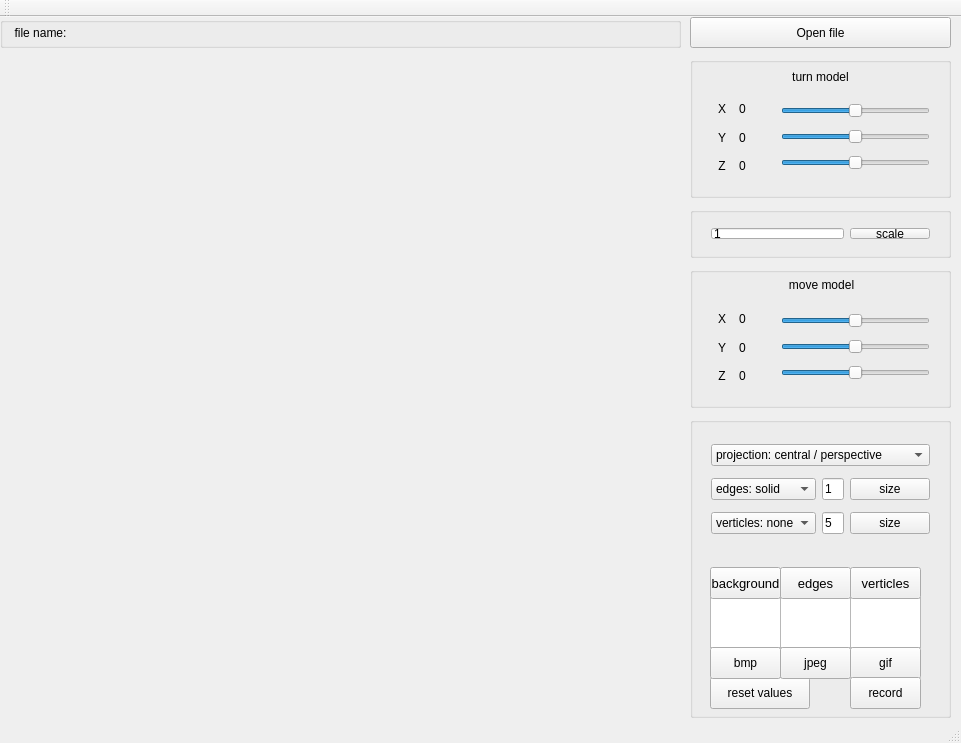
<?xml version="1.0" encoding="UTF-8"?>
<ui version="4.0">
 <class>MainWindow</class>
 <widget class="QMainWindow" name="MainWindow">
  <property name="geometry">
   <rect>
    <x>0</x>
    <y>0</y>
    <width>961</width>
    <height>743</height>
   </rect>
  </property>
  <property name="windowTitle">
   <string>MainWindow</string>
  </property>
  <widget class="QWidget" name="centralWidget">
   <widget class="glView" name="widget" native="true">
    <property name="geometry">
     <rect>
      <x>10</x>
      <y>40</y>
      <width>671</width>
      <height>681</height>
     </rect>
    </property>
   </widget>
   <widget class="QGroupBox" name="groupBox_bonuses">
    <property name="geometry">
     <rect>
      <x>690</x>
      <y>400</y>
      <width>261</width>
      <height>301</height>
     </rect>
    </property>
    <property name="title">
     <string/>
    </property>
    <widget class="QGraphicsView" name="graphics_background_color">
     <property name="geometry">
      <rect>
       <x>20</x>
       <y>180</y>
       <width>71</width>
       <height>51</height>
      </rect>
     </property>
    </widget>
    <widget class="QGraphicsView" name="graphics_color_edges">
     <property name="geometry">
      <rect>
       <x>90</x>
       <y>180</y>
       <width>71</width>
       <height>51</height>
      </rect>
     </property>
    </widget>
    <widget class="QGraphicsView" name="graphics_verticles_color">
     <property name="geometry">
      <rect>
       <x>160</x>
       <y>180</y>
       <width>71</width>
       <height>51</height>
      </rect>
     </property>
    </widget>
    <widget class="QPushButton" name="reset_values_button">
     <property name="geometry">
      <rect>
       <x>20</x>
       <y>260</y>
       <width>100</width>
       <height>32</height>
      </rect>
     </property>
     <property name="text">
      <string>reset values</string>
     </property>
    </widget>
    <widget class="QPushButton" name="background_color_button">
     <property name="geometry">
      <rect>
       <x>20</x>
       <y>150</y>
       <width>71</width>
       <height>32</height>
      </rect>
     </property>
     <property name="font">
      <font>
       <pointsize>10</pointsize>
      </font>
     </property>
     <property name="text">
      <string>background</string>
     </property>
    </widget>
    <widget class="QPushButton" name="color_edges_button">
     <property name="geometry">
      <rect>
       <x>90</x>
       <y>150</y>
       <width>71</width>
       <height>32</height>
      </rect>
     </property>
     <property name="font">
      <font>
       <pointsize>10</pointsize>
      </font>
     </property>
     <property name="text">
      <string>edges</string>
     </property>
    </widget>
    <widget class="QPushButton" name="color_verticles_button">
     <property name="geometry">
      <rect>
       <x>160</x>
       <y>150</y>
       <width>71</width>
       <height>32</height>
      </rect>
     </property>
     <property name="font">
      <font>
       <pointsize>10</pointsize>
      </font>
     </property>
     <property name="text">
      <string>verticles</string>
     </property>
    </widget>
    <widget class="QPushButton" name="bmp_button">
     <property name="geometry">
      <rect>
       <x>20</x>
       <y>230</y>
       <width>71</width>
       <height>32</height>
      </rect>
     </property>
     <property name="text">
      <string>bmp</string>
     </property>
    </widget>
    <widget class="QPushButton" name="jpeg_button">
     <property name="geometry">
      <rect>
       <x>90</x>
       <y>230</y>
       <width>71</width>
       <height>32</height>
      </rect>
     </property>
     <property name="text">
      <string>jpeg</string>
     </property>
    </widget>
    <widget class="QPushButton" name="gif_button">
     <property name="geometry">
      <rect>
       <x>160</x>
       <y>230</y>
       <width>71</width>
       <height>32</height>
      </rect>
     </property>
     <property name="text">
      <string>gif</string>
     </property>
    </widget>
    <widget class="QPushButton" name="rec_button">
     <property name="geometry">
      <rect>
       <x>160</x>
       <y>260</y>
       <width>71</width>
       <height>32</height>
      </rect>
     </property>
     <property name="text">
      <string>record</string>
     </property>
    </widget>
    <widget class="QWidget" name="verticalLayoutWidget">
     <property name="geometry">
      <rect>
       <x>10</x>
       <y>10</y>
       <width>241</width>
       <height>125</height>
      </rect>
     </property>
     <layout class="QVBoxLayout" name="verticalLayout_2">
      <item>
       <widget class="QComboBox" name="comboBox_projection">
        <item>
         <property name="text">
          <string>projection: central / perspective</string>
         </property>
        </item>
        <item>
         <property name="text">
          <string>projection: parallel / orthogonal</string>
         </property>
        </item>
       </widget>
      </item>
      <item>
       <layout class="QHBoxLayout" name="horizontalLayout_4">
        <item>
         <widget class="QComboBox" name="comboBox_typeLine">
          <item>
           <property name="text">
            <string>edges: solid</string>
           </property>
          </item>
          <item>
           <property name="text">
            <string>edges: dashed</string>
           </property>
          </item>
         </widget>
        </item>
        <item>
         <widget class="QLineEdit" name="edge_thickness_edit">
          <property name="text">
           <string>1</string>
          </property>
         </widget>
        </item>
        <item>
         <widget class="QPushButton" name="pushButton_Edge">
          <property name="text">
           <string>size</string>
          </property>
         </widget>
        </item>
       </layout>
      </item>
      <item>
       <layout class="QHBoxLayout" name="horizontalLayout_3">
        <item>
         <widget class="QComboBox" name="comboBox_typeVertex">
          <item>
           <property name="text">
            <string>verticles: none</string>
           </property>
          </item>
          <item>
           <property name="text">
            <string>verticles: round</string>
           </property>
          </item>
          <item>
           <property name="text">
            <string>verticles: square</string>
           </property>
          </item>
         </widget>
        </item>
        <item>
         <widget class="QLineEdit" name="vertex_thickness_edit">
          <property name="text">
           <string>5</string>
          </property>
         </widget>
        </item>
        <item>
         <widget class="QPushButton" name="pushButton_Vertex">
          <property name="text">
           <string>size</string>
          </property>
         </widget>
        </item>
       </layout>
      </item>
     </layout>
    </widget>
   </widget>
   <widget class="QGroupBox" name="groupBox_filename">
    <property name="geometry">
     <rect>
      <x>0</x>
      <y>0</y>
      <width>681</width>
      <height>31</height>
     </rect>
    </property>
    <property name="title">
     <string/>
    </property>
    <widget class="QLabel" name="label_12">
     <property name="geometry">
      <rect>
       <x>10</x>
       <y>0</y>
       <width>61</width>
       <height>31</height>
      </rect>
     </property>
     <property name="text">
      <string>file name:</string>
     </property>
     <property name="alignment">
      <set>Qt::AlignCenter</set>
     </property>
    </widget>
    <widget class="QLabel" name="file_name">
     <property name="geometry">
      <rect>
       <x>60</x>
       <y>0</y>
       <width>511</width>
       <height>31</height>
      </rect>
     </property>
     <property name="text">
      <string/>
     </property>
     <property name="alignment">
      <set>Qt::AlignCenter</set>
     </property>
    </widget>
   </widget>
   <widget class="QToolButton" name="openButton">
    <property name="geometry">
     <rect>
      <x>690</x>
      <y>0</y>
      <width>261</width>
      <height>31</height>
     </rect>
    </property>
    <property name="text">
     <string>Open file</string>
    </property>
   </widget>
   <widget class="QGroupBox" name="groupBox_rotation">
    <property name="geometry">
     <rect>
      <x>690</x>
      <y>40</y>
      <width>261</width>
      <height>141</height>
     </rect>
    </property>
    <property name="title">
     <string/>
    </property>
    <widget class="QLabel" name="label">
     <property name="geometry">
      <rect>
       <x>15</x>
       <y>10</y>
       <width>231</width>
       <height>20</height>
      </rect>
     </property>
     <property name="text">
      <string>turn model</string>
     </property>
     <property name="alignment">
      <set>Qt::AlignCenter</set>
     </property>
    </widget>
    <widget class="QWidget" name="layoutWidget">
     <property name="geometry">
      <rect>
       <x>10</x>
       <y>30</y>
       <width>71</width>
       <height>101</height>
      </rect>
     </property>
     <layout class="QGridLayout" name="gridLayout_4">
      <item row="0" column="0">
       <widget class="QLabel" name="label_2">
        <property name="text">
         <string>X</string>
        </property>
        <property name="alignment">
         <set>Qt::AlignCenter</set>
        </property>
       </widget>
      </item>
      <item row="0" column="1">
       <widget class="QLabel" name="label_X">
        <property name="text">
         <string>0</string>
        </property>
       </widget>
      </item>
      <item row="1" column="0">
       <widget class="QLabel" name="label_3">
        <property name="text">
         <string>Y</string>
        </property>
        <property name="alignment">
         <set>Qt::AlignCenter</set>
        </property>
       </widget>
      </item>
      <item row="1" column="1">
       <widget class="QLabel" name="label_Y">
        <property name="text">
         <string>0</string>
        </property>
       </widget>
      </item>
      <item row="2" column="0">
       <widget class="QLabel" name="label_4">
        <property name="text">
         <string>Z</string>
        </property>
        <property name="alignment">
         <set>Qt::AlignCenter</set>
        </property>
       </widget>
      </item>
      <item row="2" column="1">
       <widget class="QLabel" name="label_Z">
        <property name="text">
         <string>0</string>
        </property>
       </widget>
      </item>
     </layout>
    </widget>
    <widget class="QWidget" name="layoutWidget">
     <property name="geometry">
      <rect>
       <x>80</x>
       <y>30</y>
       <width>171</width>
       <height>101</height>
      </rect>
     </property>
     <layout class="QGridLayout" name="gridLayout">
      <item row="0" column="0">
       <widget class="QSlider" name="horizontalSlider_X_rotation">
        <property name="minimum">
         <number>-180</number>
        </property>
        <property name="maximum">
         <number>180</number>
        </property>
        <property name="value">
         <number>0</number>
        </property>
        <property name="sliderPosition">
         <number>0</number>
        </property>
        <property name="orientation">
         <enum>Qt::Horizontal</enum>
        </property>
       </widget>
      </item>
      <item row="1" column="0">
       <widget class="QSlider" name="horizontalSlider_Y_rotation">
        <property name="minimum">
         <number>-180</number>
        </property>
        <property name="maximum">
         <number>180</number>
        </property>
        <property name="value">
         <number>0</number>
        </property>
        <property name="sliderPosition">
         <number>0</number>
        </property>
        <property name="orientation">
         <enum>Qt::Horizontal</enum>
        </property>
       </widget>
      </item>
      <item row="2" column="0">
       <widget class="QSlider" name="horizontalSlider_Z_rotation">
        <property name="minimum">
         <number>-180</number>
        </property>
        <property name="maximum">
         <number>180</number>
        </property>
        <property name="value">
         <number>0</number>
        </property>
        <property name="sliderPosition">
         <number>0</number>
        </property>
        <property name="orientation">
         <enum>Qt::Horizontal</enum>
        </property>
       </widget>
      </item>
     </layout>
    </widget>
   </widget>
   <widget class="QGroupBox" name="groupBox_scale">
    <property name="geometry">
     <rect>
      <x>690</x>
      <y>190</y>
      <width>261</width>
      <height>51</height>
     </rect>
    </property>
    <property name="title">
     <string/>
    </property>
    <widget class="QWidget" name="layoutWidget">
     <property name="geometry">
      <rect>
       <x>10</x>
       <y>10</y>
       <width>241</width>
       <height>33</height>
      </rect>
     </property>
     <layout class="QGridLayout" name="gridLayout_2">
      <item row="0" column="0">
       <widget class="QLineEdit" name="scaleEdit">
        <property name="text">
         <string>1</string>
        </property>
       </widget>
      </item>
      <item row="0" column="1">
       <widget class="QPushButton" name="pushButton_Scale">
        <property name="text">
         <string>scale</string>
        </property>
       </widget>
      </item>
     </layout>
    </widget>
   </widget>
   <widget class="QGroupBox" name="groupBox_moving">
    <property name="geometry">
     <rect>
      <x>690</x>
      <y>250</y>
      <width>261</width>
      <height>141</height>
     </rect>
    </property>
    <property name="title">
     <string/>
    </property>
    <widget class="QLabel" name="label_6">
     <property name="geometry">
      <rect>
       <x>11</x>
       <y>10</y>
       <width>241</width>
       <height>16</height>
      </rect>
     </property>
     <property name="text">
      <string>move model</string>
     </property>
     <property name="alignment">
      <set>Qt::AlignCenter</set>
     </property>
    </widget>
    <widget class="QWidget" name="layoutWidget">
     <property name="geometry">
      <rect>
       <x>10</x>
       <y>30</y>
       <width>71</width>
       <height>101</height>
      </rect>
     </property>
     <layout class="QGridLayout" name="gridLayout_3">
      <item row="0" column="0">
       <widget class="QLabel" name="label_7">
        <property name="text">
         <string>X</string>
        </property>
        <property name="alignment">
         <set>Qt::AlignCenter</set>
        </property>
       </widget>
      </item>
      <item row="0" column="1">
       <widget class="QLabel" name="label_X_move">
        <property name="text">
         <string>0</string>
        </property>
       </widget>
      </item>
      <item row="1" column="0">
       <widget class="QLabel" name="label_8">
        <property name="text">
         <string>Y</string>
        </property>
        <property name="alignment">
         <set>Qt::AlignCenter</set>
        </property>
       </widget>
      </item>
      <item row="1" column="1">
       <widget class="QLabel" name="label_Y_move_">
        <property name="text">
         <string>0</string>
        </property>
       </widget>
      </item>
      <item row="2" column="0">
       <widget class="QLabel" name="label_9">
        <property name="text">
         <string>Z</string>
        </property>
        <property name="alignment">
         <set>Qt::AlignCenter</set>
        </property>
       </widget>
      </item>
      <item row="2" column="1">
       <widget class="QLabel" name="label_Z_move">
        <property name="text">
         <string>0</string>
        </property>
       </widget>
      </item>
     </layout>
    </widget>
    <widget class="QWidget" name="layoutWidget">
     <property name="geometry">
      <rect>
       <x>80</x>
       <y>30</y>
       <width>171</width>
       <height>101</height>
      </rect>
     </property>
     <layout class="QGridLayout" name="gridLayout_5">
      <item row="0" column="0">
       <widget class="QSlider" name="horizontalSlider_X_moving">
        <property name="minimum">
         <number>-50</number>
        </property>
        <property name="maximum">
         <number>50</number>
        </property>
        <property name="value">
         <number>0</number>
        </property>
        <property name="sliderPosition">
         <number>0</number>
        </property>
        <property name="orientation">
         <enum>Qt::Horizontal</enum>
        </property>
       </widget>
      </item>
      <item row="1" column="0">
       <widget class="QSlider" name="horizontalSlider_Y_moving">
        <property name="minimum">
         <number>-50</number>
        </property>
        <property name="maximum">
         <number>50</number>
        </property>
        <property name="value">
         <number>0</number>
        </property>
        <property name="sliderPosition">
         <number>0</number>
        </property>
        <property name="orientation">
         <enum>Qt::Horizontal</enum>
        </property>
       </widget>
      </item>
      <item row="2" column="0">
       <widget class="QSlider" name="horizontalSlider_Z_moving">
        <property name="minimum">
         <number>-50</number>
        </property>
        <property name="maximum">
         <number>50</number>
        </property>
        <property name="value">
         <number>0</number>
        </property>
        <property name="sliderPosition">
         <number>0</number>
        </property>
        <property name="orientation">
         <enum>Qt::Horizontal</enum>
        </property>
       </widget>
      </item>
     </layout>
    </widget>
   </widget>
  </widget>
  <widget class="QStatusBar" name="statusBar"/>
  <widget class="QToolBar" name="mainToolBar">
   <attribute name="toolBarArea">
    <enum>TopToolBarArea</enum>
   </attribute>
   <attribute name="toolBarBreak">
    <bool>false</bool>
   </attribute>
  </widget>
  <action name="actionOpen">
   <property name="text">
    <string>Open FIle</string>
   </property>
  </action>
  <action name="actionClose_Program">
   <property name="text">
    <string>Close Program</string>
   </property>
  </action>
  <action name="actionClose_File">
   <property name="text">
    <string>Close File</string>
   </property>
  </action>
  <action name="actionScreenshot">
   <property name="text">
    <string>Screenshot</string>
   </property>
  </action>
 </widget>
 <layoutdefault spacing="6" margin="11"/>
 <customwidgets>
  <customwidget>
   <class>glView</class>
   <extends>QWidget</extends>
   <header location="global">GLView/glview.h</header>
   <container>1</container>
  </customwidget>
 </customwidgets>
 <resources/>
 <connections/>
</ui>
